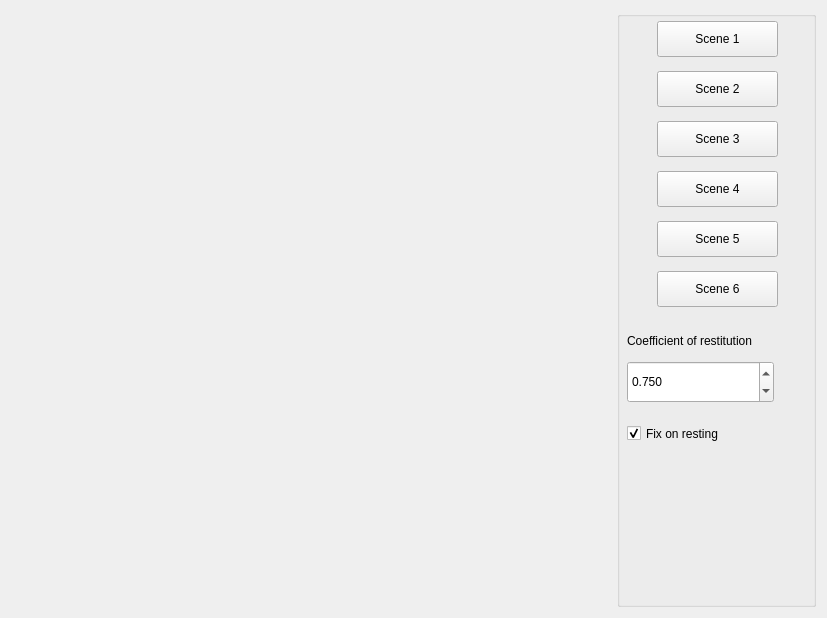
<?xml version="1.0" encoding="UTF-8"?>
<ui version="4.0">
 <class>MainWindow</class>
 <widget class="QMainWindow" name="MainWindow">
  <property name="geometry">
   <rect>
    <x>0</x>
    <y>0</y>
    <width>827</width>
    <height>618</height>
   </rect>
  </property>
  <property name="minimumSize">
   <size>
    <width>827</width>
    <height>618</height>
   </size>
  </property>
  <property name="baseSize">
   <size>
    <width>600</width>
    <height>600</height>
   </size>
  </property>
  <property name="windowTitle">
   <string>Particles</string>
  </property>
  <widget class="QWidget" name="widget">
   <property name="minimumSize">
    <size>
     <width>827</width>
     <height>0</height>
    </size>
   </property>
   <property name="baseSize">
    <size>
     <width>600</width>
     <height>600</height>
    </size>
   </property>
   <layout class="QHBoxLayout" name="horizontalLayout">
    <item>
     <widget class="GLWidget" name="glwidget" native="true">
      <property name="minimumSize">
       <size>
        <width>600</width>
        <height>600</height>
       </size>
      </property>
      <property name="maximumSize">
       <size>
        <width>16777215</width>
        <height>16777215</height>
       </size>
      </property>
      <property name="baseSize">
       <size>
        <width>600</width>
        <height>600</height>
       </size>
      </property>
     </widget>
    </item>
    <item>
     <widget class="QGroupBox" name="groupBox">
      <property name="minimumSize">
       <size>
        <width>0</width>
        <height>0</height>
       </size>
      </property>
      <property name="maximumSize">
       <size>
        <width>200</width>
        <height>16777215</height>
       </size>
      </property>
      <property name="title">
       <string/>
      </property>
      <widget class="QPushButton" name="pushButton">
       <property name="geometry">
        <rect>
         <x>40</x>
         <y>10</y>
         <width>121</width>
         <height>36</height>
        </rect>
       </property>
       <property name="text">
        <string>Scene 1</string>
       </property>
      </widget>
      <widget class="QPushButton" name="pushButton_2">
       <property name="geometry">
        <rect>
         <x>40</x>
         <y>60</y>
         <width>121</width>
         <height>36</height>
        </rect>
       </property>
       <property name="text">
        <string>Scene 2</string>
       </property>
      </widget>
      <widget class="QPushButton" name="pushButton_3">
       <property name="geometry">
        <rect>
         <x>40</x>
         <y>110</y>
         <width>121</width>
         <height>36</height>
        </rect>
       </property>
       <property name="text">
        <string>Scene 3</string>
       </property>
      </widget>
      <widget class="QPushButton" name="pushButton_4">
       <property name="geometry">
        <rect>
         <x>40</x>
         <y>160</y>
         <width>121</width>
         <height>36</height>
        </rect>
       </property>
       <property name="text">
        <string>Scene 4</string>
       </property>
      </widget>
      <widget class="QPushButton" name="pushButton_5">
       <property name="geometry">
        <rect>
         <x>40</x>
         <y>210</y>
         <width>121</width>
         <height>36</height>
        </rect>
       </property>
       <property name="text">
        <string>Scene 5</string>
       </property>
      </widget>
      <widget class="QPushButton" name="pushButton_6">
       <property name="geometry">
        <rect>
         <x>40</x>
         <y>260</y>
         <width>121</width>
         <height>36</height>
        </rect>
       </property>
       <property name="text">
        <string>Scene 6</string>
       </property>
      </widget>
      <widget class="QDoubleSpinBox" name="coefficientOfRestitution">
       <property name="geometry">
        <rect>
         <x>10</x>
         <y>350</y>
         <width>147</width>
         <height>42</height>
        </rect>
       </property>
       <property name="decimals">
        <number>3</number>
       </property>
       <property name="maximum">
        <double>1.000000000000000</double>
       </property>
       <property name="singleStep">
        <double>0.100000000000000</double>
       </property>
       <property name="value">
        <double>0.750000000000000</double>
       </property>
      </widget>
      <widget class="QLabel" name="label">
       <property name="geometry">
        <rect>
         <x>10</x>
         <y>320</y>
         <width>171</width>
         <height>19</height>
        </rect>
       </property>
       <property name="text">
        <string>Coefficient of restitution</string>
       </property>
      </widget>
      <widget class="QCheckBox" name="fixOnResting">
       <property name="geometry">
        <rect>
         <x>10</x>
         <y>410</y>
         <width>131</width>
         <height>25</height>
        </rect>
       </property>
       <property name="text">
        <string>Fix on resting</string>
       </property>
       <property name="checked">
        <bool>true</bool>
       </property>
       <property name="tristate">
        <bool>false</bool>
       </property>
      </widget>
     </widget>
    </item>
   </layout>
  </widget>
 </widget>
 <layoutdefault spacing="6" margin="11"/>
 <customwidgets>
  <customwidget>
   <class>GLWidget</class>
   <extends>QWidget</extends>
   <header>glwidget.h</header>
   <container>1</container>
   <slots>
    <signal>SetFaces(QString)</signal>
    <signal>SetVertices(QString)</signal>
    <signal>SetFramerate(QString)</signal>
    <slot>uiScene1()</slot>
    <slot>uiScene2()</slot>
    <slot>uiScene3()</slot>
    <slot>uiScene4()</slot>
    <slot>uiScene5()</slot>
    <slot>uiScene6()</slot>
    <slot>uiCoefficientOfRestitution(double)</slot>
    <slot>uiFixOnResting(bool)</slot>
   </slots>
  </customwidget>
 </customwidgets>
 <resources/>
 <connections>
  <connection>
   <sender>pushButton</sender>
   <signal>clicked()</signal>
   <receiver>glwidget</receiver>
   <slot>uiScene1()</slot>
   <hints>
    <hint type="sourcelabel">
     <x>710</x>
     <y>35</y>
    </hint>
    <hint type="destinationlabel">
     <x>536</x>
     <y>80</y>
    </hint>
   </hints>
  </connection>
  <connection>
   <sender>pushButton_2</sender>
   <signal>clicked()</signal>
   <receiver>glwidget</receiver>
   <slot>uiScene2()</slot>
   <hints>
    <hint type="sourcelabel">
     <x>742</x>
     <y>80</y>
    </hint>
    <hint type="destinationlabel">
     <x>494</x>
     <y>208</y>
    </hint>
   </hints>
  </connection>
  <connection>
   <sender>pushButton_3</sender>
   <signal>clicked()</signal>
   <receiver>glwidget</receiver>
   <slot>uiScene3()</slot>
   <hints>
    <hint type="sourcelabel">
     <x>727</x>
     <y>137</y>
    </hint>
    <hint type="destinationlabel">
     <x>581</x>
     <y>170</y>
    </hint>
   </hints>
  </connection>
  <connection>
   <sender>pushButton_4</sender>
   <signal>clicked()</signal>
   <receiver>glwidget</receiver>
   <slot>uiScene4()</slot>
   <hints>
    <hint type="sourcelabel">
     <x>739</x>
     <y>188</y>
    </hint>
    <hint type="destinationlabel">
     <x>607</x>
     <y>283</y>
    </hint>
   </hints>
  </connection>
  <connection>
   <sender>pushButton_5</sender>
   <signal>clicked()</signal>
   <receiver>glwidget</receiver>
   <slot>uiScene5()</slot>
   <hints>
    <hint type="sourcelabel">
     <x>700</x>
     <y>233</y>
    </hint>
    <hint type="destinationlabel">
     <x>595</x>
     <y>330</y>
    </hint>
   </hints>
  </connection>
  <connection>
   <sender>pushButton_6</sender>
   <signal>clicked()</signal>
   <receiver>glwidget</receiver>
   <slot>uiScene6()</slot>
   <hints>
    <hint type="sourcelabel">
     <x>743</x>
     <y>293</y>
    </hint>
    <hint type="destinationlabel">
     <x>596</x>
     <y>472</y>
    </hint>
   </hints>
  </connection>
  <connection>
   <sender>coefficientOfRestitution</sender>
   <signal>valueChanged(double)</signal>
   <receiver>glwidget</receiver>
   <slot>uiCoefficientOfRestitution(double)</slot>
   <hints>
    <hint type="sourcelabel">
     <x>682</x>
     <y>373</y>
    </hint>
    <hint type="destinationlabel">
     <x>476</x>
     <y>416</y>
    </hint>
   </hints>
  </connection>
  <connection>
   <sender>fixOnResting</sender>
   <signal>toggled(bool)</signal>
   <receiver>glwidget</receiver>
   <slot>uiFixOnResting(bool)</slot>
   <hints>
    <hint type="sourcelabel">
     <x>691</x>
     <y>422</y>
    </hint>
    <hint type="destinationlabel">
     <x>548</x>
     <y>544</y>
    </hint>
   </hints>
  </connection>
 </connections>
 <slots>
  <signal>updated_plane(double,double,double,double,bool)</signal>
  <slot>toggle_transfer_function_dialog()</slot>
 </slots>
</ui>
